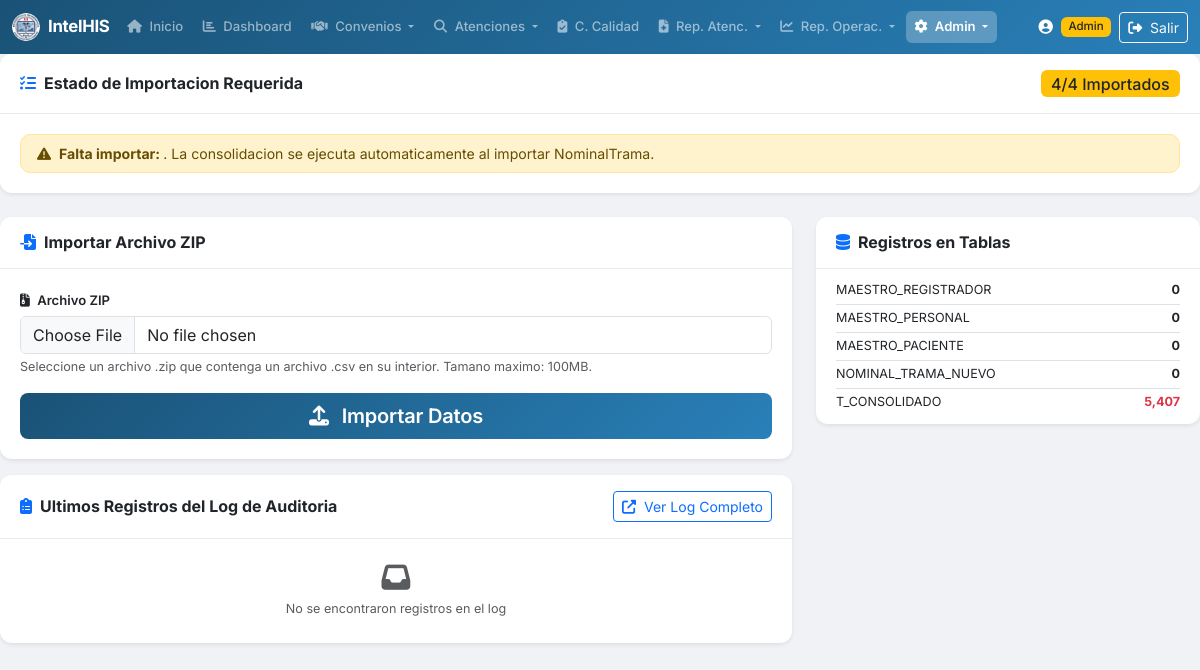
/import.php (signed in), run on an earlier commit of the app's database.
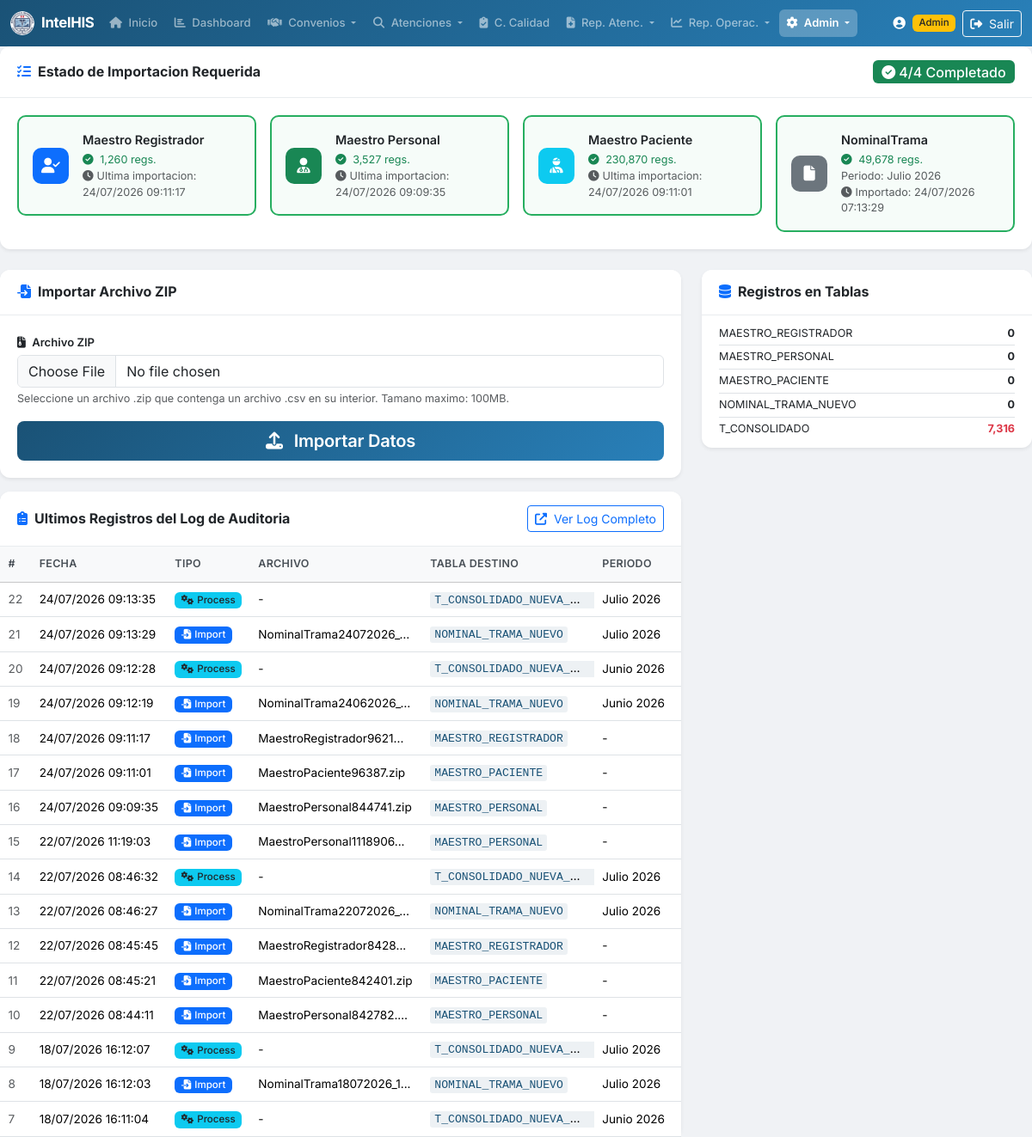
And on a later commit of the database.
### tables this page shows
CREATE TABLE `IMPORT_ESTADO` (
  `id` int(11) NOT NULL,
  `tipo_archivo` varchar(50) NOT NULL COMMENT 'MaestroRegistrador, MaestroPersonal, MaestroPaciente, NominalTrama',
  `importado` tinyint(1) NOT NULL DEFAULT 0 COMMENT '1=Importado, 0=Pendiente',
  `fecha_importacion` datetime DEFAULT NULL,
  `nombre_archivo` varchar(255) DEFAULT NULL,
  `periodo_mes` varchar(2) DEFAULT NULL,
  `periodo_anio` varchar(4) DEFAULT NULL,
  `registros_importados` int(11) DEFAULT 0
);

CREATE TABLE `LOG_IMPORTACION` (
  `id_log` int(11) NOT NULL,
  `tipo_operacion` varchar(50) NOT NULL COMMENT 'IMPORT o PROCESS',
  `tipo_archivo` varchar(50) DEFAULT NULL COMMENT 'MaestroRegistrador, MaestroPersonal, MaestroPaciente, NominalTrama',
  `nombre_archivo` varchar(255) DEFAULT NULL,
  `tabla_destino` varchar(100) DEFAULT NULL,
  `periodo_mes` varchar(2) DEFAULT NULL,
  `periodo_anio` varchar(4) DEFAULT NULL,
  `registros_procesados` int(11) DEFAULT 0,
  `modo_importacion` varchar(20) DEFAULT NULL COMMENT 'REEMPLAZO o PERIODO',
  `fecha_operacion` datetime DEFAULT current_timestamp(),
  `usuario` varchar(100) DEFAULT NULL,
  `estado` varchar(20) NOT NULL COMMENT 'EXITO, ERROR, PARCIAL',
  `mensaje` text DEFAULT NULL,
  `duracion_segundos` decimal(10,2) DEFAULT NULL
);

### includes/functions.php (called while the page is built, shortened)
<?php
function clean($str) {
    return htmlspecialchars($str ?? '', ENT_QUOTES, 'UTF-8');
}
function formatDateTime($datetime) {
    $ts = strtotime($datetime);
    return $ts ? date('d/m/Y H:i:s', $ts) : $datetime;
}
function getNombreMes($mes) {
    $meses = [
        1 => 'Enero', 2 => 'Febrero', 3 => 'Marzo',
        4 => 'Abril', 5 => 'Mayo', 6 => 'Junio',
        7 => 'Julio', 8 => 'Agosto', 9 => 'Septiembre',
        10 => 'Octubre', 11 => 'Noviembre', 12 => 'Diciembre'
    ];
    return $meses[intval($mes)] ?? $mes;
}
function obtenerEstadoImportacion() {
    $pdo = getDBConnection();
    $stmt = $pdo->query("SELECT * FROM IMPORT_ESTADO ORDER BY FIELD(tipo_archivo, 'MaestroRegistrador', 'MaestroPersonal', 'MaestroPaciente', 'NominalTrama')");
    $rows = $stmt->fetchAll();
    $estado = [];
    foreach ($rows as $row) {
        $estado[$row['tipo_archivo']] = $row;
    }
    return $estado;
}
function verificarTodosImportados() {
    $pdo = getDBConnection();
    $stmt = $pdo->query("SELECT COUNT(*) FROM IMPORT_ESTADO WHERE importado = 1");
    $importados = (int)$stmt->fetchColumn();
    return $importados >= 4;
}
function obtenerArchivosFaltantes() {
    $pdo = getDBConnection();
    $stmt = $pdo->query("SELECT tipo_archivo FROM IMPORT_ESTADO WHERE importado = 0 ORDER BY FIELD(tipo_archivo, 'MaestroRegistrador', 'MaestroPersonal', 'MaestroPaciente', 'NominalTrama')");
    return $stmt->fetchAll(PDO::FETCH_COLUMN);
}

### import.php (the view, shortened to what the changed rows need)
<?php
require_once 'includes/functions.php';
$pdo = getDBConnection();
$counts = [
    'MAESTRO_REGISTRADOR' => $pdo->query("SELECT COUNT(*) FROM MAESTRO_REGISTRADOR")->fetchColumn(),
    'MAESTRO_PERSONAL' => $pdo->query("SELECT COUNT(*) FROM MAESTRO_PERSONAL")->fetchColumn(),
    'MAESTRO_PACIENTE' => $pdo->query("SELECT COUNT(*) FROM MAESTRO_PACIENTE")->fetchColumn(),
    'NOMINAL_TRAMA_NUEVO' => $pdo->query("SELECT COUNT(*) FROM NOMINAL_TRAMA_NUEVO")->fetchColumn(),
    'T_CONSOLIDADO' => $pdo->query("SELECT COUNT(*) FROM T_CONSOLIDADO_NUEVA_TRAMA_HISMINSA_DETALLADO")->fetchColumn(),
];
$importEstado = obtenerEstadoImportacion();
$todosImportados = verificarTodosImportados();
$archivosFaltantes = obtenerArchivosFaltantes();
$ultimosLogs = $pdo->query("SELECT * FROM LOG_IMPORTACION ORDER BY fecha_operacion DESC LIMIT 16")->fetchAll();
$ultimaImportacionPorTabla = [];
try {
    $tablasDestino = ['MAESTRO_REGISTRADOR', 'MAESTRO_PERSONAL', 'MAESTRO_PACIENTE', 'NOMINAL_TRAMA_NUEVO'];
    foreach ($tablasDestino as $tablaDest) {
        $stmtUlt = $pdo->prepare("
            SELECT tipo_archivo, tabla_destino, fecha_operacion, registros_procesados, nombre_archivo
            FROM LOG_IMPORTACION
            WHERE tipo_operacion = 'IMPORT' AND estado = 'EXITO' AND tabla_destino = ?
            ORDER BY fecha_operacion DESC
            LIMIT 1
        ");
        $stmtUlt->execute([$tablaDest]);
        $rowUlt = $stmtUlt->fetch();
        if ($rowUlt) {
            $ultimaImportacionPorTabla[$tablaDest] = $rowUlt;
        }
    }
} catch (Exception $e) {
}
include 'includes/header.php';
?>
<div class="row mb-4">
    <div class="col-12">
        <div class="card shadow-sm <?= $todosImportados ? 'border-success' : 'border-warning' ?>">
            <div class="card-header bg-white d-flex justify-content-between align-items-center">
                <h6 class="mb-0 fw-bold">
                    <i class="fas fa-tasks me-2 text-primary"></i>Estado de Importacion Requerida
                </h6>
                <?php if ($todosImportados): ?>
                    <span class="badge bg-success fs-6"><i class="fas fa-check-circle me-1"></i>4/4 Completado</span>
                <?php else: ?>
                    <span class="badge bg-warning text-dark fs-6"><?= 4 - count($archivosFaltantes) ?>/4 Importados</span>
                <?php endif; ?>
            </div>
            <div class="card-body">
                <div class="row g-3">
                    <?php
                    $iconos = [
                        'MaestroRegistrador' => ['icon' => 'fa-user-check', 'color' => 'primary', 'label' => 'Maestro Registrador', 'tabla' => 'MAESTRO_REGISTRADOR'],
                        'MaestroPersonal' => ['icon' => 'fa-user-md', 'color' => 'success', 'label' => 'Maestro Personal', 'tabla' => 'MAESTRO_PERSONAL'],
                        'MaestroPaciente' => ['icon' => 'fa-user-injured', 'color' => 'info', 'label' => 'Maestro Paciente', 'tabla' => 'MAESTRO_PACIENTE'],
                        'MaestroTrama' => ['icon' => 'fa-file-medical', 'color' => 'warning', 'label' => 'Nominal Trama', 'tabla' => 'NOMINAL_TRAMA_NUEVO'],
                    ];
                    foreach ($importEstado as $tipo => $info):
                        $cfg = $iconos[$tipo] ?? ['icon' => 'fa-file', 'color' => 'secondary', 'label' => $tipo, 'tabla' => ''];
                        $tablaNombre = $cfg['tabla'];
                        $logUltimo = $ultimaImportacionPorTabla[$tablaNombre] ?? null;
                    ?>
                    <div class="col-lg-3 col-md-6 col-sm-6">
                        <div class="import-status-card <?= $info['importado'] ? 'status-done' : 'status-pending' ?>">
                            <div class="d-flex align-items-center gap-3">
                                <div class="status-icon bg-<?= $cfg['color'] ?> <?= $info['importado'] ? '' : 'opacity-50' ?>">
                                    <i class="fas <?= $cfg['icon'] ?>"></i>
                                </div>
                                <div class="flex-grow-1">
                                    <div class="fw-semibold"><?= $cfg['label'] ?></div>
                                    <?php if ($info['importado']): ?>
                                        <small class="text-success">
                                            <i class="fas fa-check-circle me-1"></i>
                                            <?= number_format($info['registros_importados']) ?> regs.
                                        </small>
                                        <?php if ($tipo === 'NominalTrama' && $info['periodo_anio'] && $info['periodo_mes']): ?>
                                            <small class="text-muted d-block">Periodo: <?= getNombreMes($info['periodo_mes']) ?> <?= $info['periodo_anio'] ?></small>
                                        <?php endif; ?>
                                        <?php if ($logUltimo): ?>
                                            <small class="text-muted d-block"><i class="fas fa-clock me-1"></i>Ultima importacion: <?= formatDateTime($logUltimo['fecha_operacion']) ?></small>
                                        <?php elseif ($info['fecha_importacion']): ?>
                                            <small class="text-muted d-block"><i class="fas fa-clock me-1"></i>Importado: <?= formatDateTime($info['fecha_importacion']) ?></small>
                                        <?php endif; ?>
                                    <?php endif; ?>
                                </div>
                            </div>
                        </div>
                    </div>
                    <?php endforeach; ?>
                </div>
                <?php if (!$todosImportados): ?>
                <div class="alert alert-warning mt-3 mb-0 py-2">
                    <i class="fas fa-exclamation-triangle me-1"></i>
                    <strong>Falta importar: <?= implode(', ', $archivosFaltantes) ?></strong>.
                    La consolidacion se ejecuta automaticamente al importar NominalTrama.
                </div>
                <?php endif; ?>
            </div>
        </div>
    </div>
</div>
<div class="row">
    <div class="col-lg-8">
        <div class="card shadow-sm mt-3">
            <div class="card-body p-0">
                <?php if (empty($ultimosLogs)): ?>
                    <div class="text-center py-4">
                        <i class="fas fa-inbox fa-2x text-muted mb-2"></i>
                        <p class="text-muted mb-0 small">No se encontraron registros en el log</p>
                    </div>
                <?php else: ?>
                    <div class="table-responsive">
                        <table class="table table-hover table-sm mb-0">
                            <thead class="table-light">
                                <tr>
                                    <th>#</th>
                                    <th>Fecha</th>
                                    <th>Tipo</th>
                                    <th>Archivo</th>
                                    <th>Tabla Destino</th>
                                    <th>Periodo</th>
                                    <th>Registros</th>
                                </tr>
                            </thead>
                            <tbody>
                                <?php foreach ($ultimosLogs as $log): ?>
                                <tr>
                                    <td class="text-muted"><?= $log['id_log'] ?></td>
                                    <td><?= formatDateTime($log['fecha_operacion']) ?></td>
                                    <td>
                                        <?php if ($log['tipo_operacion'] === 'IMPORT'): ?>
                                            <span class="badge bg-primary"><i class="fas fa-file-import me-1"></i>Import</span>
                                        <?php else: ?>
                                            <span class="badge bg-info text-dark"><i class="fas fa-cogs me-1"></i>Process</span>
                                        <?php endif; ?>
                                    </td>
                                    <td title="<?= clean($log['nombre_archivo']) ?>">
                                        <?= clean(mb_strimwidth($log['nombre_archivo'] ?? '-', 0, 25, '...')) ?>
                                    </td>
                                    <td><code><?= clean($log['tabla_destino'] ?? '-') ?></code></td>
                                    <td>
                                        <?php if ($log['periodo_anio'] && $log['periodo_mes']): ?>
                                            <?= getNombreMes($log['periodo_mes']) ?> <?= $log['periodo_anio'] ?>
                                        <?php else: ?>
                                            -
                                        <?php endif; ?>
                                    </td>
                                    <td class="text-end"><?= number_format($log['registros_procesados']) ?></td>
                                </tr>
                                <?php endforeach; ?>
                            </tbody>
                        </table>
                    </div>
                <?php endif; ?>
            </div>
        </div>
    </div>
    <div class="col-lg-4">
        <div class="card shadow-sm">
            <div class="card-body py-2">
                <div class="d-flex justify-content-between py-1">
                    <span class="small">T_CONSOLIDADO</span>
                    <span class="fw-bold small text-danger"><?= number_format($counts['T_CONSOLIDADO']) ?></span>
                </div>
            </div>
        </div>
    </div>
</div>
<?php include 'includes/footer.php'; ?>

What changed in the data, as far as the page shows it:
added import_estado: label "Maestro Registrador", registros_importados "1,260"
added log_importacion: fecha_operacion "24/07/2026 09:11:17", id_log "18", tipo_operacion "IMPORT" (drawn), nombre_archivo "MaestroRegistrador9621...", tabla_destino "MAESTRO_REGISTRADOR"
added import_estado: label "Maestro Personal", registros_importados "3,527"
added log_importacion: fecha_operacion "24/07/2026 09:09:35", id_log "16", tipo_operacion "IMPORT" (drawn), nombre_archivo "MaestroPersonal844741.zip", tabla_destino "MAESTRO_PERSONAL"
added import_estado: label "Maestro Paciente", registros_importados "230,870"
added log_importacion: fecha_operacion "24/07/2026 09:11:01", id_log "17", tipo_operacion "IMPORT" (drawn), nombre_archivo "MaestroPaciente96387.zip", tabla_destino "MAESTRO_PACIENTE"
added import_estado: label "NominalTrama", registros_importados "49,678", periodo_mes "Julio", periodo_anio "2026", fecha_importacion "24/07/2026 07:13:29"
added log_importacion: id_log "22", fecha_operacion "24/07/2026 09:13:35", tipo_operacion "PROCESS" (drawn), nombre_archivo "-", tabla_destino "T_CONSOLIDADO_NUEVA_…", periodo_mes "Julio", periodo_anio "2026"
added log_importacion: id_log "21", fecha_operacion "24/07/2026 09:13:29", tipo_operacion "IMPORT" (drawn), nombre_archivo "NominalTrama24072026_…", tabla_destino "NOMINAL_TRAMA_NUEVO", periodo_mes "Julio", periodo_anio "2026"
added log_importacion: id_log "20", fecha_operacion "24/07/2026 09:12:28", tipo_operacion "PROCESS" (drawn), nombre_archivo "-", tabla_destino "T_CONSOLIDADO_NUEVA_…", periodo_mes "Junio", periodo_anio "2026"
added log_importacion: id_log "19", fecha_operacion "24/07/2026 09:12:19", tipo_operacion "IMPORT" (drawn), nombre_archivo "NominalTrama24062026_…", tabla_destino "NOMINAL_TRAMA_NUEVO", periodo_mes "Junio", periodo_anio "2026"
added log_importacion: id_log "15", fecha_operacion "22/07/2026 11:19:03", tipo_operacion "IMPORT" (drawn), nombre_archivo "MaestroPersonal1118906...", tabla_destino "MAESTRO_PERSONAL"
added log_importacion: id_log "14", fecha_operacion "22/07/2026 08:46:32", tipo_operacion "PROCESS" (drawn), nombre_archivo "-", tabla_destino "T_CONSOLIDADO_NUEVA_…", periodo_mes "Julio", periodo_anio "2026"
added log_importacion: id_log "13", fecha_operacion "22/07/2026 08:46:27", tipo_operacion "IMPORT" (drawn), nombre_archivo "NominalTrama22072026_…", tabla_destino "NOMINAL_TRAMA_NUEVO", periodo_mes "Julio", periodo_anio "2026"
added log_importacion: id_log "12", fecha_operacion "22/07/2026 08:45:45", tipo_operacion "IMPORT" (drawn), nombre_archivo "MaestroRegistrador8428...", tabla_destino "MAESTRO_REGISTRADOR"
added log_importacion: id_log "11", fecha_operacion "22/07/2026 08:45:21", tipo_operacion "IMPORT" (drawn), nombre_archivo "MaestroPaciente842401.zip", tabla_destino "MAESTRO_PACIENTE"
added log_importacion: id_log "10", fecha_operacion "22/07/2026 08:44:11", tipo_operacion "IMPORT" (drawn), nombre_archivo "MaestroPersonal842782.zip", tabla_destino "MAESTRO_PERSONAL"
added log_importacion: id_log "9", fecha_operacion "18/07/2026 16:12:07", tipo_operacion "PROCESS" (drawn), nombre_archivo "-", tabla_destino "T_CONSOLIDADO_NUEVA_…", periodo_mes "Julio", periodo_anio "2026"
added log_importacion: id_log "8", fecha_operacion "18/07/2026 16:12:03", tipo_operacion "IMPORT" (drawn), nombre_archivo "NominalTrama18072026_1...", tabla_destino "NOMINAL_TRAMA_NUEVO", periodo_mes "Julio", periodo_anio "2026"
added log_importacion: id_log "7", fecha_operacion "18/07/2026 16:11:04", tipo_operacion "PROCESS" (drawn), nombre_archivo "-", tabla_destino "T_CONSOLIDADO_NUEVA_…", periodo_mes "Junio", periodo_anio "2026"
Also different on the page:
$counts['T_CONSOLIDADO']: "5,407" → "7,316"
4 - count($archivosFaltantes): "4" → (not shown)
text no longer shown: "/4 Importados Falta importar: . La consolidacion se ejecuta automaticamente al importar NominalTrama. No se encontraron registros en el log"
text now shown: "4/4 Completado # FECHA TIPO ARCHIVO TABLA DESTINO PERIODO"
